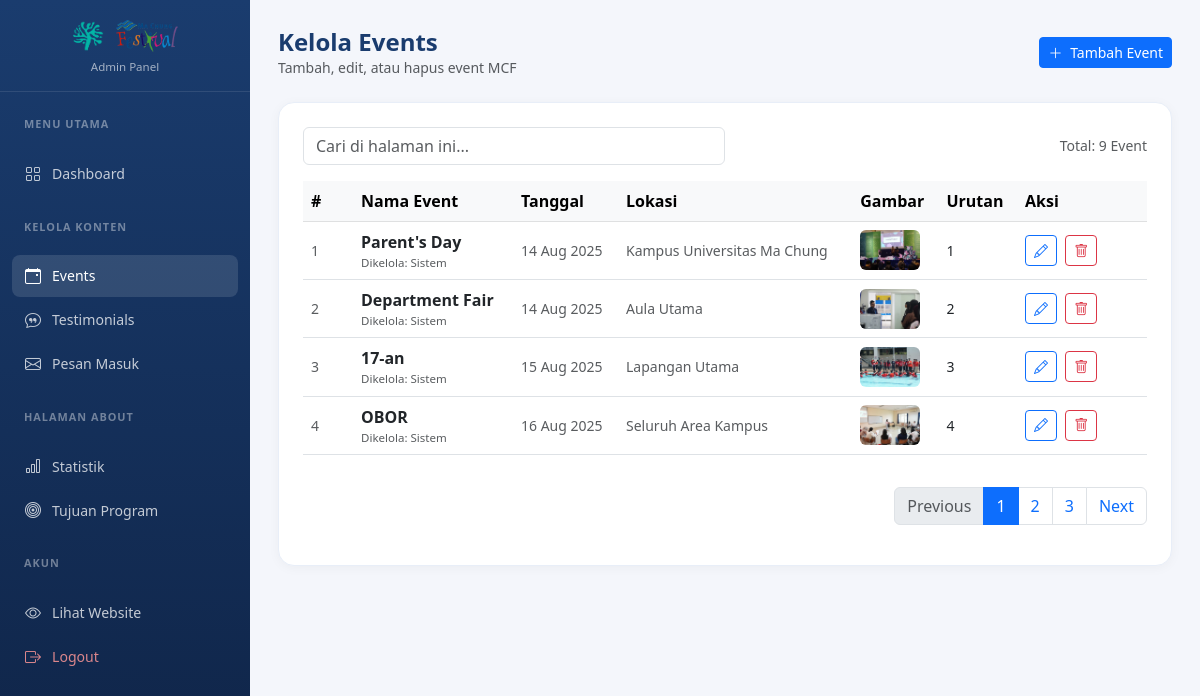
Screenshot of /admin/events_list.php (signed in) with the database file from the repository.
### tables this page shows
CREATE TABLE IF NOT EXISTS `events` (
  `id` INT AUTO_INCREMENT PRIMARY KEY,
  `nama_event` VARCHAR(150) NOT NULL,
  `deskripsi` TEXT,
  `tanggal` DATE NOT NULL,
  `lokasi` VARCHAR(200),
  `gambar` VARCHAR(255) COMMENT 'Path relatif ke file gambar, contoh: assets/images/events/parentsday.webp',
  `urutan` INT DEFAULT 0,
  `admin_id` INT NULL,
  `dibuat_pada` TIMESTAMP DEFAULT CURRENT_TIMESTAMP,
  CONSTRAINT `fk_events_admin` FOREIGN KEY (`admin_id`) REFERENCES `admin` (`id`) ON DELETE SET NULL
);

### admin/events_list.php (the view, shortened to what this page needs)
<?php
include '../koneksi.php';
$limit = 4;
$page  = isset($_GET['page']) ? (int)$_GET['page'] : 1;
$offset = ($page - 1) * $limit;
$sql_total    = "SELECT COUNT(id) AS total FROM events";
$result_total = mysqli_query($conn, $sql_total);
$row_total    = mysqli_fetch_assoc($result_total);
$total_data   = $row_total['total'];
$total_pages  = ceil($total_data / $limit);
$sql    = "SELECT events.*, admin.nama_lengkap AS nama_admin FROM events LEFT JOIN admin ON events.admin_id = admin.id ORDER BY urutan ASC, tanggal ASC LIMIT $limit OFFSET $offset";
$result = mysqli_query($conn, $sql);
$events = [];
while ($row = mysqli_fetch_assoc($result)) { $events[] = $row; }
?>
<!DOCTYPE html>
<html lang="id">
<head>
  <link href="https://cdn.jsdelivr.net/npm/bootstrap@5.3.0/dist/css/bootstrap.min.css" rel="stylesheet">
  <link href="https://cdn.jsdelivr.net/npm/bootstrap-icons@1.10.5/font/bootstrap-icons.css" rel="stylesheet">
</head>
<body>
<?php include 'admin_sidebar.php'; ?>
<div class="main-content">
  <div class="topbar">
    <div>
      <h4>Kelola Events</h4>
      <p class="text-muted small mb-0">Tambah, edit, atau hapus event MCF</p>
    </div>
    <a href="events_tambah.php" class="btn btn-primary btn-sm"><i class="bi bi-plus-lg me-1"></i> Tambah Event</a>
  </div>
  <div class="table-card">
    <?php if ($total_data == 0): ?>
      <div class="text-center py-5 text-muted">
        <i class="bi bi-calendar-x" style="font-size:2.5rem;"></i>
        <p class="mt-2">Belum ada event. <a href="events_tambah.php">Tambah sekarang</a></p>
      </div>
    <?php else: ?>
      <div class="mb-3 d-flex justify-content-between align-items-center">
        <input type="text" id="searchInput" class="form-control w-50" placeholder="Cari di halaman ini..." onkeyup="filterTable()">
        <span class="text-muted small">Total: <?= $total_data ?> Event</span>
      </div>
      <div class="table-responsive mb-3">
        <table class="table table-hover align-middle" id="eventsTable">
          <thead class="table-light">
            <tr>
              <th style="width:50px">#</th>
              <th>Nama Event</th>
              <th>Tanggal</th>
              <th>Lokasi</th>
              <th>Gambar</th>
              <th>Urutan</th>
              <th style="width:130px">Aksi</th>
            </tr>
          </thead>
          <tbody>
            <?php foreach ($events as $i => $ev): ?>
              <tr>
                <td class="text-muted small"><?= $offset + $i + 1 ?></td>
                <td class="fw-semibold">
                  <?= htmlspecialchars($ev['nama_event']) ?>
                  <span class="d-block text-muted" style="font-size: 0.72rem; font-weight: normal;">
                    Dikelola: <?= htmlspecialchars($ev['nama_admin'] ?? 'Sistem') ?>
                  </span>
                </td>
                <td class="small text-muted"><?= date('d M Y', strtotime($ev['tanggal'])) ?></td>
                <td class="small text-muted"><?= htmlspecialchars($ev['lokasi'] ?? '-') ?></td>
                <td>
                  <?php if (!empty($ev['gambar'])): ?>
                    <img src="../<?= htmlspecialchars($ev['gambar']) ?>" style="height:40px;width:60px;object-fit:cover;border-radius:6px;">
                  <?php else: ?>
                    <span class="text-muted small">—</span>
                  <?php endif; ?>
                </td>
                <td class="small"><?= (int)$ev['urutan'] ?></td>
                <td>
                  <a href="events_edit.php?id=<?= $ev['id'] ?>" class="btn btn-sm btn-outline-primary me-1"><i class="bi bi-pencil"></i></a>
                  <a href="events_hapus.php?id=<?= $ev['id'] ?>" class="btn btn-sm btn-outline-danger"
                     onclick="return confirm('Yakin hapus event <?= htmlspecialchars(addslashes($ev['nama_event'])) ?>?')">
                    <i class="bi bi-trash"></i>
                  </a>
                </td>
              </tr>
            <?php endforeach; ?>
          </tbody>
        </table>
      </div>
      <?php if ($total_pages > 1): ?>
      <nav aria-label="Page navigation">
        <ul class="pagination justify-content-end">
          <li class="page-item <?= ($page <= 1) ? 'disabled' : '' ?>">
            <a class="page-link" href="?page=<?= $page - 1 ?>">Previous</a>
          </li>
          <?php for($i = 1; $i <= $total_pages; $i++): ?>
            <li class="page-item <?= ($page == $i) ? 'active' : '' ?>">
              <a class="page-link" href="?page=<?= $i ?>"><?= $i ?></a>
            </li>
          <?php endfor; ?>
          <li class="page-item <?= ($page >= $total_pages) ? 'disabled' : '' ?>">
            <a class="page-link" href="?page=<?= $page + 1 ?>">Next</a>
          </li>
        </ul>
      </nav>
      <?php endif; ?>
    <?php endif; ?>
  </div>
</div>
</body></html>

### admin/admin_style.php (style rules this page uses)
body { font-family: 'Segoe UI', sans-serif; background: #f4f6fb; }
.main-content { margin-left: 250px; padding: 28px; }
.topbar { display: flex; justify-content: space-between; align-items: center; margin-bottom: 24px; }
.topbar h4 { font-weight: 700; color: #1a3c6e; margin: 0; }
.table-card { background: white; border-radius: 16px; padding: 24px; border: 1px solid #e8eef8; box-shadow: 0 2px 12px rgba(0,0,0,0.04); }

### rows the page displays
events: i "1", nama_event "Parent's Day", nama_admin "Sistem", tanggal "14 Aug 2025", lokasi "Kampus Universitas Ma Chung", gambar (picture), urutan "1"
events: i "2", nama_event "Department Fair", nama_admin "Sistem", tanggal "14 Aug 2025", lokasi "Aula Utama", gambar (picture), urutan "2"
events: i "3", nama_event "17-an", nama_admin "Sistem", tanggal "15 Aug 2025", lokasi "Lapangan Utama", gambar (picture), urutan "3"
events: i "4", nama_event "OBOR", nama_admin "Sistem", tanggal "16 Aug 2025", lokasi "Seluruh Area Kampus", gambar (picture), urutan "4"

### other values shown
$total_data "9"
